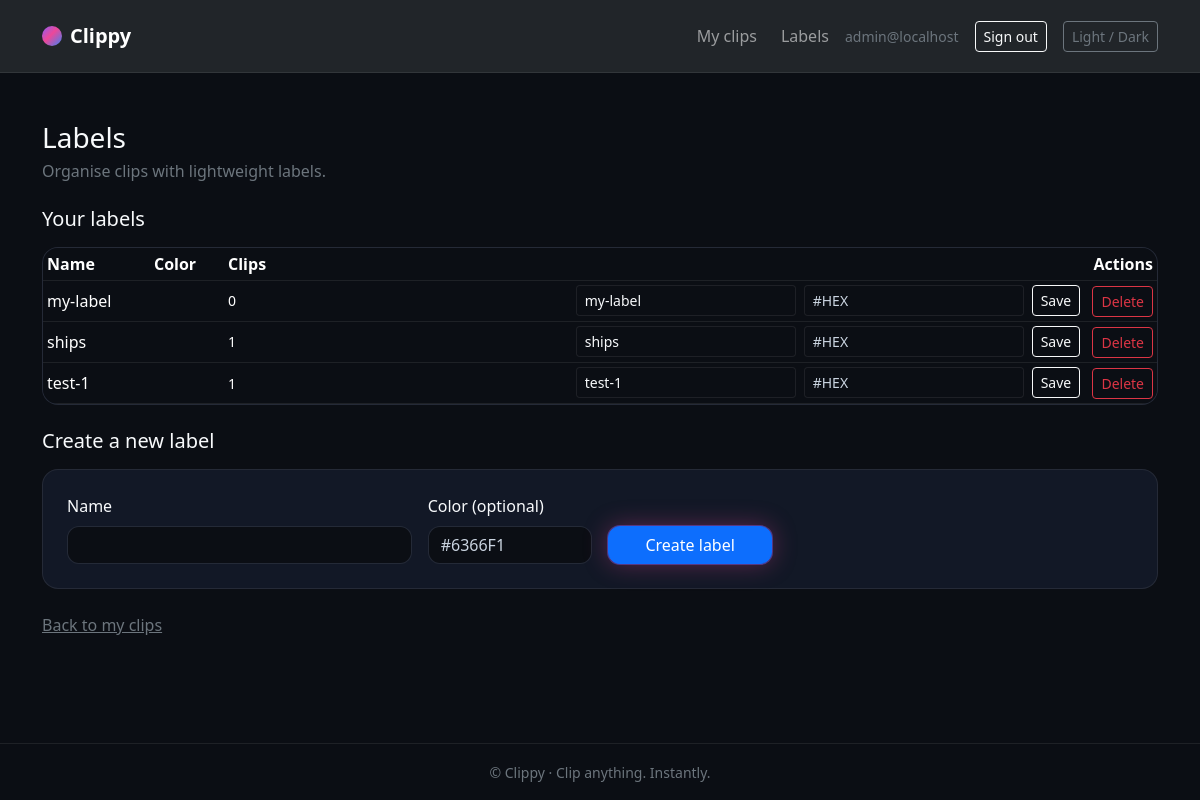
The page /clips/labels/ (signed in) on the database its author committed.
### apps/clips/models.py (models this page shows, shortened)
class Label(models.Model):
    user = models.ForeignKey(settings.AUTH_USER_MODEL, on_delete=models.CASCADE, related_name="labels")
    name = models.CharField(max_length=100)
    description = models.TextField(blank=True, null=True)
    color = models.CharField(max_length=32, blank=True, null=True)
    class Meta:
        constraints = [
            models.UniqueConstraint(fields=["user", "name"], name="uniq_label_name_per_user"),
        ]

### apps/clips/views.py (the view, shortened to what this page needs)
# urls.py: path("labels/", LabelManagementView.as_view(), name="labels"),
class LabelManagementView(LoginRequiredMixin, TemplateView):
    template_name = "clips/labels.html"
    def get_context_data(self, **kwargs):
        context = super().get_context_data(**kwargs)
        labels = (
            Label.objects.filter(user=self.request.user)
            .prefetch_related("clips")
            .order_by("name")
        )
        context["labels"] = labels
        return context

### apps/clips/templates/clips/labels.html (shortened to what this page needs)
{% extends "base.html" %}
{% block content %}
  <div class="d-flex justify-content-between align-items-center mb-4">
    <div>
      <h1 class="h3 mb-1">Labels</h1>
      <p class="text-secondary mb-0">Organise clips with lightweight labels.</p>
    </div>
  </div>
  <section class="mb-4">
    <h2 class="h5 mb-3">Your labels</h2>
    {% if labels %}
      <div class="table-responsive card overflow-hidden mb-3">
        <table class="table table-sm align-middle mb-0">
          <thead>
            <tr>
              <th>Name</th>
              <th>Color</th>
              <th>Clips</th>
              <th class="text-end">Actions</th>
            </tr>
          </thead>
          <tbody>
            {% for label in labels %}
              <tr>
                <td>{{ label.name }}</td>
                <td class="text-secondary small">{{ label.description|default:"" }}</td>
                <td class="small">{{ label.clips.count }}</td>
                <td class="text-end">
                  <form method="post" class="d-inline-flex gap-2 align-items-center">
                    <input type="text" name="name" value="{{ label.name }}" class="form-control form-control-sm" placeholder="Name" />
                    <input type="text" name="color" value="{{ label.color|default:"" }}" class="form-control form-control-sm" placeholder="#HEX" />
                    <button type="submit" class="btn btn-outline-light btn-sm">Save</button>
                  </form>
                  <form method="post" class="d-inline-block ms-2">
                    <button type="submit" class="btn btn-outline-danger btn-sm">Delete</button>
                  </form>
                </td>
              </tr>
            {% endfor %}
          </tbody>
        </table>
      </div>
    {% else %}
      <div class="card p-4">
        <p class="mb-0 text-secondary">You don't have any labels yet.</p>
      </div>
    {% endif %}
  </section>
  <section class="mb-4">
    <h2 class="h5 mb-3">Create a new label</h2>
    <div class="card p-4">
      <form method="post">
        <div class="row g-3 align-items-end">
          <div class="col-md-4">
            <label for="id_name" class="form-label">Name</label>
            <input type="text" id="id_name" name="name" class="form-control" required />
          </div>
          <div class="col-md-2">
            <label for="id_color" class="form-label">Color (optional)</label>
            <input type="text" id="id_color" name="color" class="form-control" placeholder="#6366F1" />
          </div>
          <div class="col-md-2 text-md-end">
            <button type="submit" class="btn btn-primary w-100">Create label</button>
          </div>
        </div>
      </form>
    </div>
  </section>
  <p class="mt-3">
    <a href="{% url 'clips_web:list' %}" class="link-secondary">Back to my clips</a>
  </p>
{% endblock %}

### webclippings/templates/base.html (shortened to what this page needs)
{% load static %}
<!doctype html>
<html lang="en" data-bs-theme="dark">
<head>
  <link
    href="https://cdn.jsdelivr.net/npm/bootstrap@5.3.3/dist/css/bootstrap.min.css"
    rel="stylesheet"
  >
  <link rel="stylesheet" href="{% static 'css/base.css' %}">
</head>
<body class="min-vh-100 d-flex flex-column">
  <nav class="navbar navbar-expand-lg border-bottom navbar-dark bg-body">
    <div class="container py-2">
      <a class="navbar-brand fw-bold d-flex align-items-center gap-2" href="/">
        <span class="rounded-circle bg-brand-gradient d-inline-block" style="width: 20px; height: 20px;"></span>
        <span>Clippy</span>
      </a>
      <div id="nav" class="collapse navbar-collapse justify-content-end">
        <ul class="navbar-nav align-items-center gap-2">
          {% if user.is_authenticated %}
          <li class="nav-item">
            <a class="nav-link" href="{% url 'clips_web:list' %}">My clips</a>
          </li>
          <li class="nav-item">
            <a class="nav-link" href="{% url 'clips_web:labels' %}">Labels</a>
          </li>
          <li class="nav-item d-flex align-items-center small text-secondary">
            <span class="me-2">{{ user.email|default:user.username }}</span>
          </li>
          <li class="nav-item">
            <a class="btn btn-outline-light btn-sm" href="{% url 'accounts:logout' %}">Sign out</a>
          </li>
          {% endif %}
          <li class="nav-item ms-2">
            <button id="themeToggle" class="btn btn-outline-secondary btn-sm">
              Light / Dark
            </button>
          </li>
        </ul>
      </div>
    </div>
  </nav>
  <main class="flex-grow-1">
    <div class="container py-5">
      {% block content %}{% endblock %}
    </div>
  </main>
  <footer class="border-top py-3 text-center text-secondary mt-auto">
    <small>© {{ now|date:"Y" }} Clippy · Clip anything. Instantly.</small>
  </footer>
</body>
</html>

### static/css/base.css (style rules this page uses)
:root, [data-bs-theme="dark"] { --bs-body-bg: #0B0E14; --bs-body-color: #F8FAFC; --bs-secondary-bg: #121826; --bs-tertiary-bg: #1A2236; --bs-secondary-color: #CBD5E1; --bs-tertiary-color: #94A3B8; --bs-primary: #8B5CF6; --bs-secondary: #EC4899; --bs-info: #3B82F6; --bs-link-color: #8B5CF6; --bs-link-hover-color: #A78BFA; --bs-border-color: rgba(255, 255, 255, 0.08); --bs-border-radius: 0.75rem; --bs-focus-ring-color: rgba(139, 92, 246, 0.4); }
.bg-brand-gradient { background: linear-gradient( 135deg, #8B5CF6 0%, #EC4899 45%, #3B82F6 100% ); color: #fff; }
.card { background-color: var(--bs-secondary-bg); border-color: var(--bs-border-color); border-radius: 1rem; }
.btn-primary { box-shadow: 0 0 0 1px rgba(139, 92, 246, 0.4), 0 0 24px rgba(236, 72, 153, 0.35); }

### rows shown on the page
Label: name "my-label", clips.count "0"
Label: name "ships", clips.count "1"
Label: name "test-1", clips.count "1"

### other values the page prints
{{ user.email|default:user.username }} "admin@localhost"
